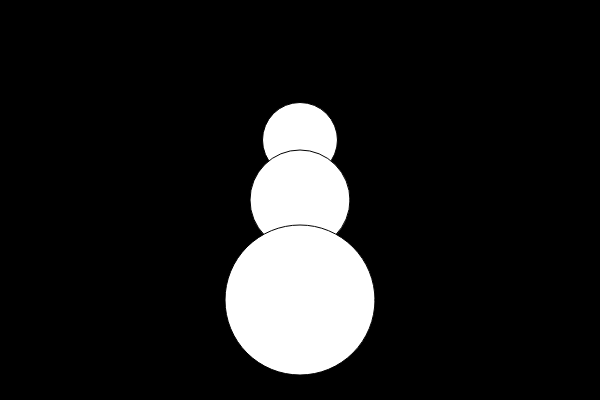
Frame 1 (no input)
Frame 60 (no input): identical to frame 1, image omitted
Frame 120 (the mouse pressed at the canvas centre since frame 60): identical to frame 1, image omitted

The p5.js sketch that drew this single still picture (run headless with seeded random() and noise() and a simulated clock; from frame 60 on, the mouse is pressed at the canvas centre):

// p5.js sketch
// ── sketch.js
function setup() {
 createCanvas (600, 400);   
}

function draw() {
    background(0);
    circle(300, 140, 75);
    circle(300, 200, 100);   
    circle(300, 300, 150);
}
// ── stylecopy.css
html{
    
  background-color: aqua  
    
